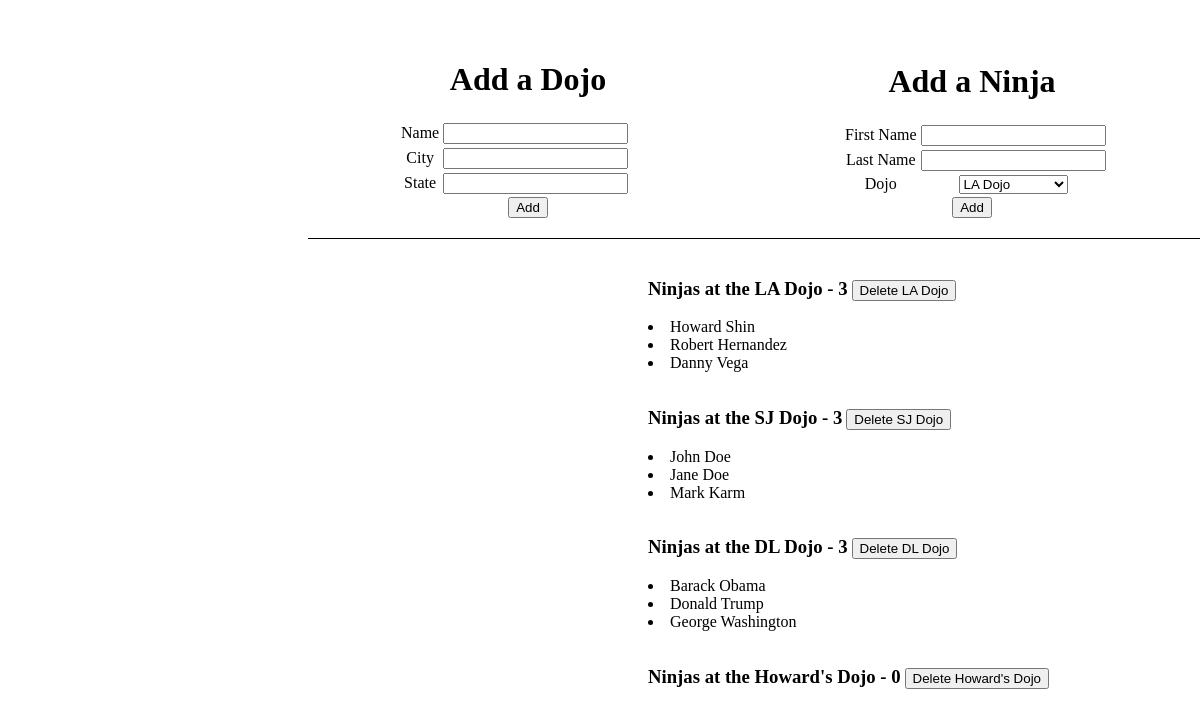
Before: / with the older database file.
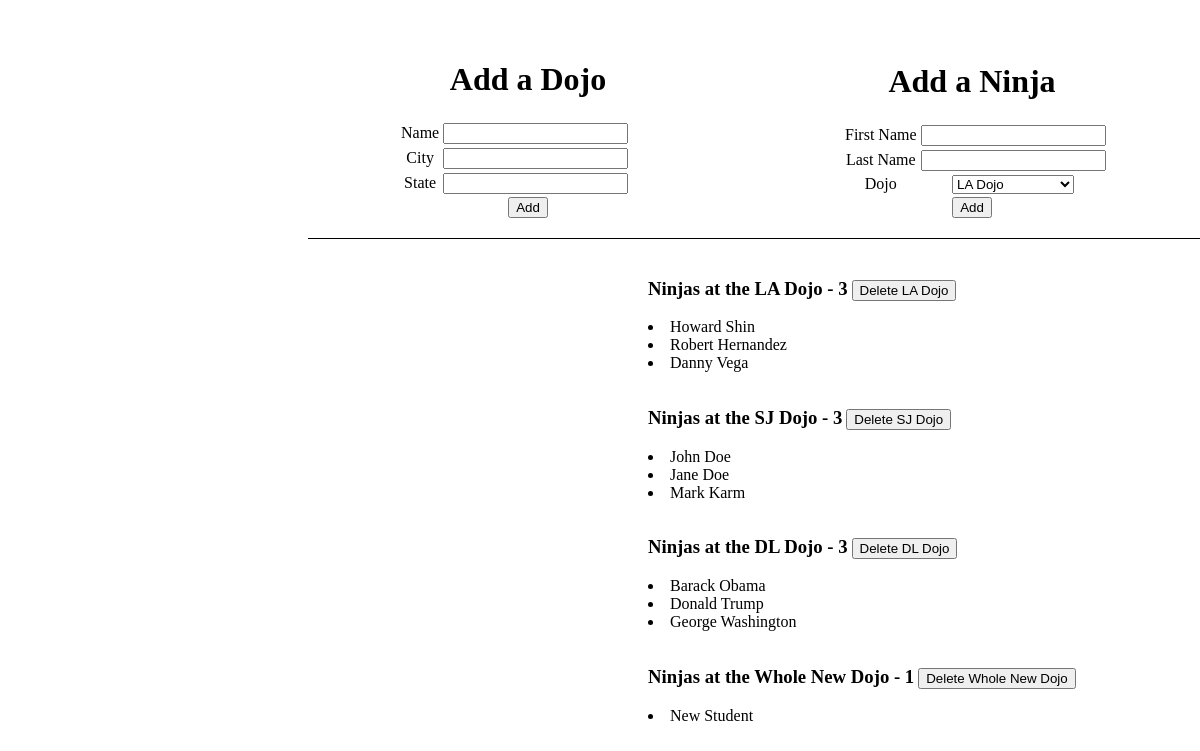
After: the same page with the newer database file.
### dojo_ninjas_app/models.py (models this page shows)
class Dojo(models.Model):
    name = models.CharField(max_length=255)
    city = models.CharField(max_length=255)
    state = models.CharField(max_length=2)
    desc = models.TextField(null=True)

class Ninja(models.Model):
    first_name = models.CharField(max_length=255)
    last_name = models.CharField(max_length=255)
    dojo_id = models.ForeignKey(
        Dojo,
        related_name = "ninjas",
        on_delete = models.CASCADE
    )

### dojo_ninjas_app/views.py (the view)
# urls.py: path('', views.index),
def index(request):
    context={
        "all_dojos": Dojo.objects.all(),
    }
    return render(request, "index.html", context)

### dojo_ninjas_app/templates/index.html (shortened to what this page needs)
<!DOCTYPE html>
<html lang="en">
<head>
    {% load static %}
    <link rel="stylesheet" href="{% static 'css/style.css' %}">
</head>
<body>
    <div id="container">
        <div id="top-half">
            <div id="add-dojo">
                <form action="/add_dojo" method="POST">
                    <h1> Add a Dojo </h1>
                    <table>
                        <tr>
                            <td> Name </td>
                            <td><input type="text" id="name" name="name"></td>
                        </tr>
                        <tr>
                            <td> City </td>
                            <td><input type="text" id="city" name="city"></td>
                        </tr>
                        <tr>
                            <td> State </td>
                            <td><input type="text" id="state" name="state"></td>
                        </tr>
                    </table>
                    <button> Add </button>
                </form>
            </div>
            <div id="add-ninja">
                <form action="/add_ninja" method="POST">
                    <h1> Add a Ninja </h1>
                    <table>
                        <tr>
                            <td> First Name </td>
                            <td><input type="text" id="first_name" name="first_name"></td>
                        </tr>
                        <tr>
                            <td> Last Name </td>
                            <td><input type="text" id="last_name" name="last_name"></td>
                        </tr>
                        <tr>
                            <td> Dojo </td>
                            <td>
                                <select name="dojo-name">
                                    {% for dojo in all_dojos %}
                                    <option value={{ dojo.id }}> {{ dojo.name }} </option>
                                    {% endfor %}
                                </select>
                            </td>
                        </tr>
                    </table>
                    <button> Add </button>
                </form>
            </div>
        </div>
        <div id="bottom-half">
            {% for dojo in all_dojos %}
                <ul>
                    <h3> Ninjas at the {{ dojo.name }} - {{ dojo.ninjas.all|length }} </h3>
                    <button name="delete" value={{ dojo.id }}> Delete {{ dojo.name }} </button>
                    {% for student in dojo.ninjas.all %}
                    <li> {{ student.first_name }} {{ student.last_name }} </li>
                    {% endfor %}
                </ul>
            {% endfor %}
        </div>
    </div>
</body>
</html>

Changed rows visible on the page:
removed Dojo: name "Howard's Dojo", ninjas.all|length "0"
added Dojo: name "Whole New Dojo", ninjas.all|length "1"
added Ninja: first_name "New", last_name "Student", shown under "Whole New Dojo"
